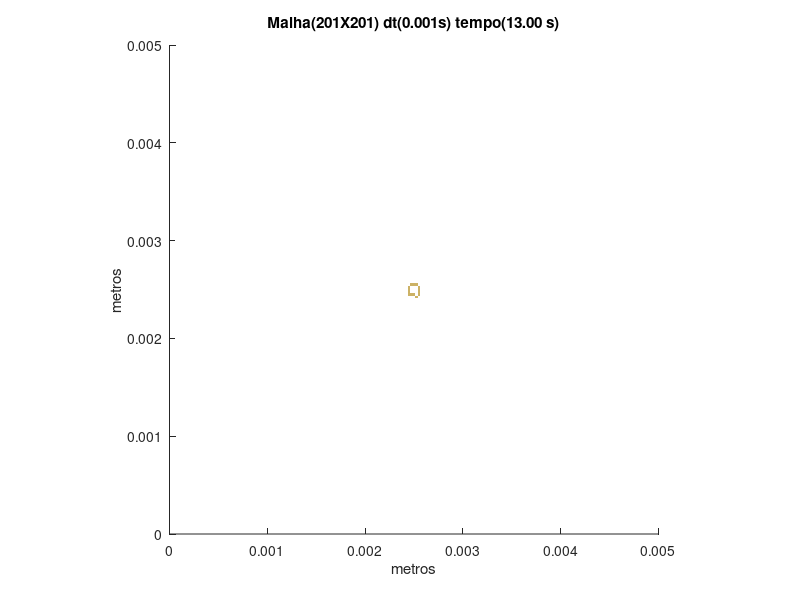

The MATLAB script that drew this image:
set (gca,'PlotBoxAspectRatio',[1 1 1],'Xlim',[0,0.005],'Ylim',[0,0.005])
hold on
title('Malha(201X201) dt(0.001s) tempo(13.00 s)')
hold on
ylabel('metros')
hold on
xlabel('metros')
hold on

fill([0.00251243781094527 0.00251243781094527 0.00253731343283582 0.00253731343283582],[0.00241293532338308 0.00243781094527363 0.00243781094527363 0.00241293532338308],[0.8,0.7,0.4],'LineStyle','none')

fill([0.00243781094527363 0.00243781094527363 0.00246268656716418 0.00246268656716418],[0.00243781094527363 0.00246268656716418 0.00246268656716418 0.00243781094527363],[0.8,0.7,0.4],'LineStyle','none')

fill([0.00246268656716418 0.00246268656716418 0.00248756218905473 0.00248756218905473],[0.00243781094527363 0.00246268656716418 0.00246268656716418 0.00243781094527363],[0.8,0.7,0.4],'LineStyle','none')

fill([0.00248756218905473 0.00248756218905473 0.00251243781094527 0.00251243781094527],[0.00243781094527363 0.00246268656716418 0.00246268656716418 0.00243781094527363],[0.8,0.7,0.4],'LineStyle','none')

fill([0.00253731343283582 0.00253731343283582 0.00256218905472637 0.00256218905472637],[0.00243781094527363 0.00246268656716418 0.00246268656716418 0.00243781094527363],[0.8,0.7,0.4],'LineStyle','none')

fill([0.00243781094527363 0.00243781094527363 0.00246268656716418 0.00246268656716418],[0.00246268656716418 0.00248756218905473 0.00248756218905473 0.00246268656716418],[0.8,0.7,0.4],'LineStyle','none')

fill([0.00253731343283582 0.00253731343283582 0.00256218905472637 0.00256218905472637],[0.00246268656716418 0.00248756218905473 0.00248756218905473 0.00246268656716418],[0.8,0.7,0.4],'LineStyle','none')

fill([0.00243781094527363 0.00243781094527363 0.00246268656716418 0.00246268656716418],[0.00248756218905473 0.00251243781094527 0.00251243781094527 0.00248756218905473],[0.8,0.7,0.4],'LineStyle','none')

fill([0.00253731343283582 0.00253731343283582 0.00256218905472637 0.00256218905472637],[0.00248756218905473 0.00251243781094527 0.00251243781094527 0.00248756218905473],[0.8,0.7,0.4],'LineStyle','none')

fill([0.00243781094527363 0.00243781094527363 0.00246268656716418 0.00246268656716418],[0.00251243781094527 0.00253731343283582 0.00253731343283582 0.00251243781094527],[0.8,0.7,0.4],'LineStyle','none')

fill([0.00253731343283582 0.00253731343283582 0.00256218905472637 0.00256218905472637],[0.00251243781094527 0.00253731343283582 0.00253731343283582 0.00251243781094527],[0.8,0.7,0.4],'LineStyle','none')

fill([0.00246268656716418 0.00246268656716418 0.00248756218905473 0.00248756218905473],[0.00253731343283582 0.00256218905472637 0.00256218905472637 0.00253731343283582],[0.8,0.7,0.4],'LineStyle','none')

fill([0.00248756218905473 0.00248756218905473 0.00251243781094527 0.00251243781094527],[0.00253731343283582 0.00256218905472637 0.00256218905472637 0.00253731343283582],[0.8,0.7,0.4],'LineStyle','none')

fill([0.00251243781094527 0.00251243781094527 0.00253731343283582 0.00253731343283582],[0.00253731343283582 0.00256218905472637 0.00256218905472637 0.00253731343283582],[0.8,0.7,0.4],'LineStyle','none')
